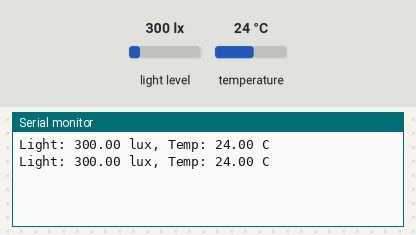
A sketch run on a simulated Arduino Uno, built with avr-gcc and run on an emulated ATmega328P. On the bench: the last lines printed to the serial monitor. Inputs (shaded band) come from the test bench; at power-on: light level 300 lx, temperature 24 °C.

Above: at 1.8 s.
1.9 s: light level set to 40 lx
At 2.9 s:
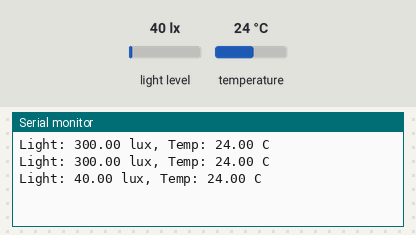
3.4 s: temperature set to 12 °C
At 4.5 s:
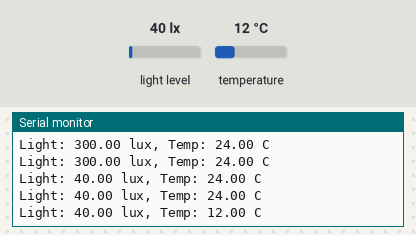
4.9 s: light level set to 500 lx
At 5.9 s:
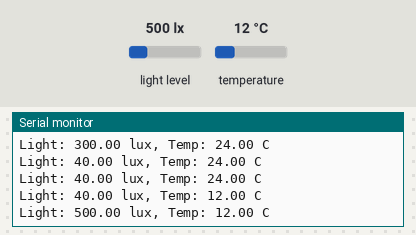
Timing chart, 0 to 7.9 s (numbered marks = the images above; inputs shaded):
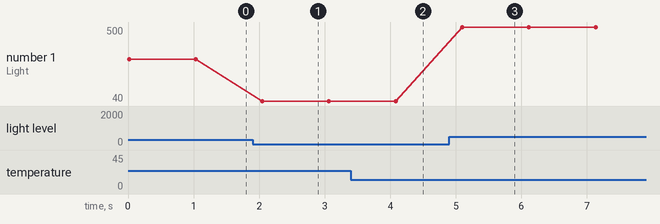

Measured:
- after the input at 1.9 s, the serial monitor: prints a new line after 0.15 s (image 1)
- after the input at 3.4 s, the serial monitor: prints a new line after 0.68 s (image 2)
- after the input at 4.9 s, the serial monitor: prints a new line after 0.20 s (image 3)
- plotted number 1: 300 → 40 after the input at 1.9 s, 40 → 500 after the input at 4.9 s

The sketch:

CropHealthDrone.ino
```cpp
#include <Wire.h>
#include <SPI.h>
#include <Adafruit_MPU6050.h>
#include <Adafruit_BMP280.h>
#include <Adafruit_TSL2561_U.h>

/*
  CropHealthDrone
  - Collect multispectral and thermal data
  - Stream to ground station via telemetry
*/

Adafruit_MPU6050 mpu;
Adafruit_BMP280 bmp;
Adafruit_TSL2561_Unified tsl = Adafruit_TSL2561_Unified(TSL2561_ADDR_FLOAT, 12345);

void setup() {
  Serial.begin(115200);
  Wire.begin();
  mpu.begin();
  bmp.begin(0x76);
  tsl.begin();
}

void loop() {
  sensors_event_t light;
  tsl.getEvent(&light);
  float temp = bmp.readTemperature();
  Serial.print("Light: "); Serial.print(light.light);
  Serial.print(" lux, Temp: "); Serial.print(temp);
  Serial.println(" C");
  delay(1000);
}
```
